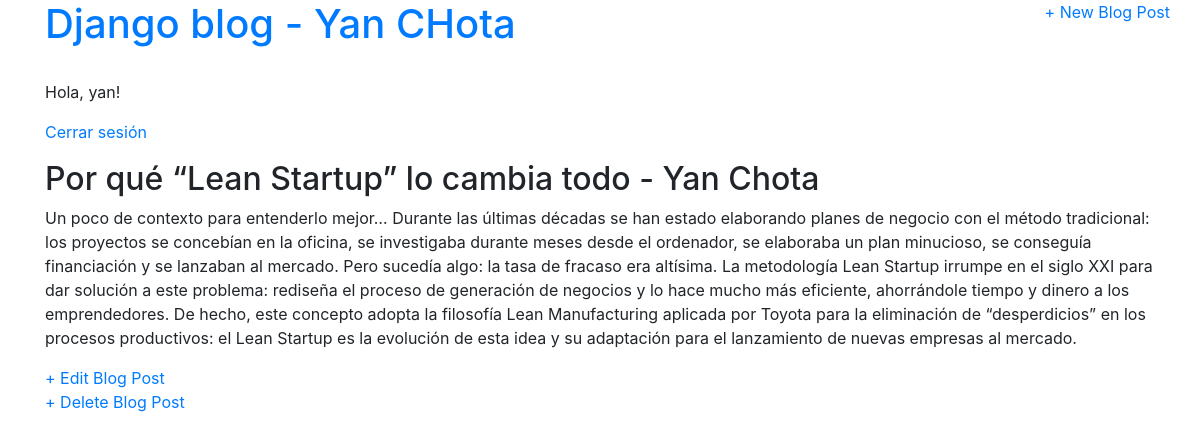
/post/14/ (signed in), run on the app's committed database.
### appblog/models.py (models this page shows, shortened)
class Post(models.Model):
    titulo = models.CharField("titulo", max_length=200)
    contenido = models.TextField()

### appblog/views.py (the view)
# urls.py: path('post/<int:pk>/', PostDetailView.as_view(), name = 'post_detail' ),
class PostDetailView(DeleteView):
    model = Post
    template_name = 'post_detail.html'

### templates/post_detail.html
{% extends 'base.html' %}
{% block content %}
<div class="post-entry">
<h2>{{ object.titulo }}</h2>
<p>{{ object.contenido }}</p>
</div>
<a href="{% url 'post_edit' object.pk %}">+ Edit Blog Post</a>
<p><a href="{% url 'post_delete' object.pk %}">+ Delete Blog Post</a></p>
{% endblock content %}

### templates/base.html (shortened to what this page needs)
{% load static %}
<html>
<head>
<link rel="stylesheet" href="{% static 'css/bootstrap.css' %}">
</head>
<body>
<header>
<div class="container">
    <div class="row">
        <div class="col 12">
        <h1><a href="{% url 'home' %}">Django blog - Yan CHota</a></h1>
        <br>
        </div>
        <div class="nav-right">
        <a href="{% url 'post_new' %}">+ New Blog Post</a>
        </div>
    </div>
</div>
</header>
<div class="container">
<div class="row">
<div class="col 12">
    {% if user.is_authenticated %}
    <p> Hola, {{user.username}}! </p>
    <p> <a href = " {% url 'logout' %}" > Cerrar sesión </a> </p>
    {% else %}
        <p> No has iniciado sesión </p>
        <a href = " {% url 'login' %}" > Iniciar Sesión </a>
    {% endif %}
{% block content %}
{% endblock content %}
</div>
</div>
</div>
</body>
</html>

### data on the page
Post: titulo "Por qué “Lean Startup” lo cambia todo - Yan Chota", contenido "Un poco de contexto para entenderlo mejor… Durante las últimas décadas se han estado elaborando planes de negocio con el método tradicional: los proyectos se concebían en la oficina, se investigaba durante meses desde el ordenador, se elaboraba un plan minucioso, se conseguía financiación y se lanzaban al mercado. Pero sucedía algo: la tasa de fracaso era altísima. La metodología Lean Startup irrumpe en el siglo XXI para dar solución a este problema: rediseña el proceso de generación de negocios y lo hace mucho más eficiente, ahorrándole tiempo y dinero a los emprendedores. De hecho, este concepto adopta la filosofía Lean Manufacturing aplicada por Toyota para la eliminación de…"

### other printed values
{{ user.username }} "yan"
